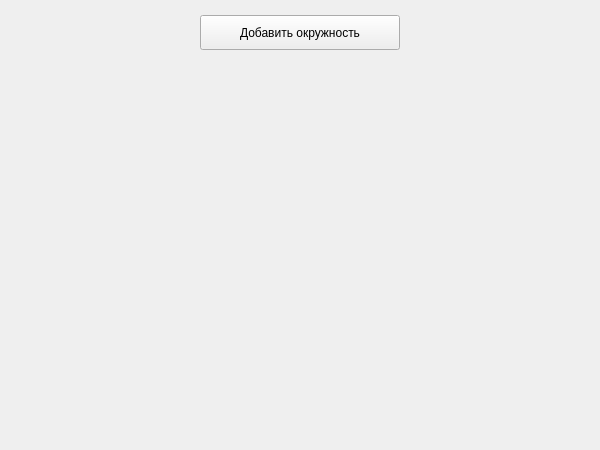
<?xml version="1.0" encoding="UTF-8"?>
<ui version="4.0">
 <class>MainWindow</class>
 <widget class="QMainWindow" name="MainWindow">
  <property name="geometry">
   <rect><x>0</x><y>0</y><width>600</width><height>450</height></rect>
  </property>
  <property name="minimumSize">
   <size><width>600</width><height>450</height></size>
  </property>
  <property name="maximumSize">
   <size><width>600</width><height>450</height></size>
  </property>
  <property name="windowTitle"><string>Жёлтые окружности</string></property>
  <widget class="QPushButton" name="pushButton">
   <property name="geometry">
    <rect><x>200</x><y>15</y><width>200</width><height>35</height></rect>
   </property>
   <property name="text"><string>Добавить окружность</string></property>
  </widget>
 </widget>
 <resources/>
 <connections/>
</ui>
